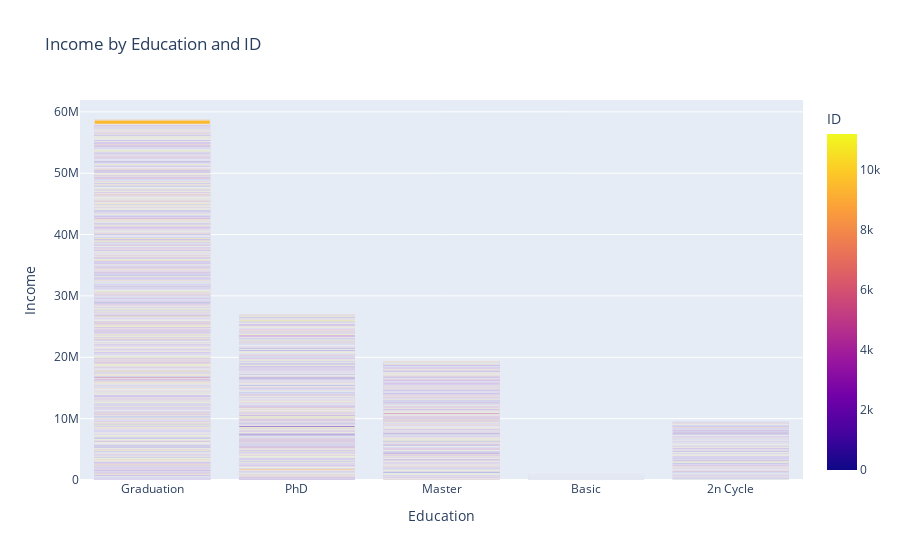

Notebook code cell kept with this figure:
### Code cell
fig = px.bar(cust_data_1, x='Education', y='Income', color='ID', title='Income by Education and ID')
fig.update_layout(xaxis_title='Education', yaxis_title='Income')
fig.show()

### Figure 1 — Plotly figure (JSON) as saved in the notebook; plotly's stock layout.template omitted (floating-point values rounded to 4 significant figures; data arrays with more than 128 entries replaced by an {"elided": "..."} marker saying what was removed)
{"data": [{"alignmentgroup": "True", "hovertemplate": "Education=%{x}<br>Income=%{y}<br>ID=%{marker.color}<extra></extra>", "legendgroup": "", "marker": {"color": {"elided": "2240 int values"}, "coloraxis": "coloraxis", "pattern": {"shape": ""}}, "name": "", "offsetgroup": "", "orientation": "v", "showlegend": false, "textposition": "auto", "type": "bar", "x": {"elided": "2240 str values"}, "xaxis": "x", "y": {"elided": "2240 int values"}, "yaxis": "y"}], "layout": {"barmode": "relative", "coloraxis": {"colorbar": {"title": {"text": "ID"}}, "colorscale": [[0, "#0d0887"], [0.1111, "#46039f"], [0.2222, "#7201a8"], [0.3333, "#9c179e"], [0.4444, "#bd3786"], [0.5556, "#d8576b"], [0.6667, "#ed7953"], [0.7778, "#fb9f3a"], [0.8889, "#fdca26"], [1, "#f0f921"]]}, "legend": {"tracegroupgap": 0}, "title": {"text": "Income by Education and ID"}, "xaxis": {"anchor": "y", "domain": [0, 1], "title": {"text": "Education"}}, "yaxis": {"anchor": "x", "domain": [0, 1], "title": {"text": "Income"}}}}
